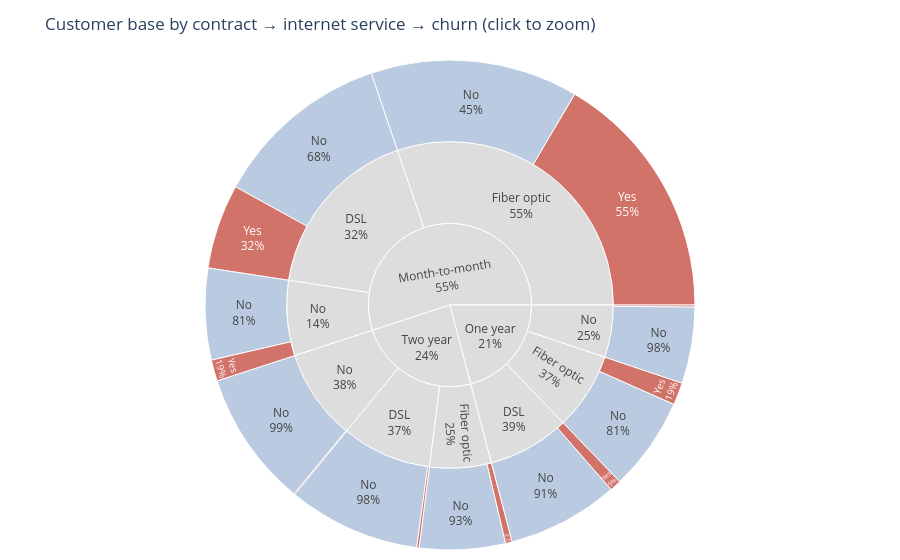

The code cell stored with this chart in its notebook:
### Markdown cell above
For readers who want to explore further, I also built an **interactive sunburst** with Plotly. Clicking a slice zooms
into it (e.g. Month-to-month → Fiber optic → Churned). It is saved as an HTML file that opens in any browser.

### Code cell
sun = df.groupby(["Contract", "InternetService", "Churn"], observed=True).size().reset_index(name="customers")
fig = px.sunburst(sun, path=["Contract", "InternetService", "Churn"], values="customers",
                  color="Churn", color_discrete_map={"Yes": "#C0392B", "No": "#9DB4D3", "(?)": "#DDDDDD"},
                  title="Customer base by contract → internet service → churn (click to zoom)")
fig.update_traces(textinfo="label+percent parent")
fig.update_layout(margin=dict(t=60, l=10, r=10, b=10))
fig.write_html(HTML / "churn_sunburst.html", include_plotlyjs="cdn")
fig.show()

### Figure 1 — Plotly figure (JSON) as saved in the notebook; plotly's stock layout.template omitted (floating-point values rounded to 4 significant figures)
{"data": [{"branchvalues": "total", "customdata": [["(?)"], ["(?)"], ["(?)"], ["(?)"], ["(?)"], ["(?)"], ["(?)"], ["(?)"], ["(?)"], ["(?)"], ["(?)"], ["(?)"], ["No"], ["No"], ["No"], ["No"], ["No"], ["No"], ["No"], ["No"], ["No"], ["Yes"], ["Yes"], ["Yes"], ["Yes"], ["Yes"], ["Yes"], ["Yes"], ["Yes"], ["Yes"]], "domain": {"x": [0.0, 1.0], "y": [0.0, 1.0]}, "hovertemplate": "labels=%{label}<br>customers=%{value}<br>parent=%{parent}<br>id=%{id}<br>Churn=%{customdata[0]}<extra></extra>", "ids": ["Two year", "Month-to-month", "Two year/No", "Two year/Fiber optic", "Two year/DSL", "One year/No", "One year/Fiber optic", "One year/DSL", "Month-to-month/No", "Month-to-month/Fiber optic", "Month-to-month/DSL", "One year", "Two year/No/No", "Month-to-month/DSL/No", "Two year/DSL/No", "One year/No/No", "One year/Fiber optic/No", "One year/DSL/No", "Month-to-month/No/No", "Month-to-month/Fiber optic/No", "Two year/Fiber optic/No", "Two year/Fiber optic/Yes", "One year/No/Yes", "Two year/No/Yes", "One year/Fiber optic/Yes", "One year/DSL/Yes", "Month-to-month/No/Yes", "Month-to-month/Fiber optic/Yes", "Month-to-month/DSL/Yes", "Two year/DSL/Yes"], "labels": ["Two year", "Month-to-month", "No", "Fiber optic", "DSL", "No", "Fiber optic", "DSL", "No", "Fiber optic", "DSL", "One year", "No", "No", "No", "No", "No", "No", "No", "No", "No", "Yes", "Yes", "Yes", "Yes", "Yes", "Yes", "Yes", "Yes", "Yes"], "marker": {"colors": ["#DDDDDD", "#DDDDDD", "#DDDDDD", "#DDDDDD", "#DDDDDD", "#DDDDDD", "#DDDDDD", "#DDDDDD", "#DDDDDD", "#DDDDDD", "#DDDDDD", "#DDDDDD", "#9DB4D3", "#9DB4D3", "#9DB4D3", "#9DB4D3", "#9DB4D3", "#9DB4D3", "#9DB4D3", "#9DB4D3", "#9DB4D3", "#C0392B", "#C0392B", "#C0392B", "#C0392B", "#C0392B", "#C0392B", "#C0392B", "#C0392B", "#C0392B"]}, "name": "", "parents": ["", "", "Two year", "Two year", "Two year", "One year", "One year", "One year", "Month-to-month", "Month-to-month", "Month-to-month", "", "Two year/No", "Month-to-month/DSL", "Two year/DSL", "One year/No", "One year/Fiber optic", "One year/DSL", "Month-to-month/No", "Month-to-month/Fiber optic", "Two year/Fiber optic", "Two year/Fiber optic", "One year/No", "Two year/No", "One year/Fiber optic", "One year/DSL", "Month-to-month/No", "Month-to-month/Fiber optic", "Month-to-month/DSL", "Two year/DSL"], "textinfo": "label+percent parent", "type": "sunburst", "values": [1695.0, 3875.0, 638.0, 429.0, 628.0, 364.0, 539.0, 570.0, 524.0, 2128.0, 1223.0, 1473.0, 633.0, 829.0, 616.0, 355.0, 435.0, 517.0, 425.0, 966.0, 398.0, 31.0, 9.0, 5.0, 104.0, 53.0, 99.0, 1162.0, 394.0, 12.0]}], "layout": {"legend": {"tracegroupgap": 0}, "margin": {"b": 10, "l": 10, "r": 10, "t": 60}, "title": {"text": "Customer base by contract → internet service → churn (click to zoom)"}}}
